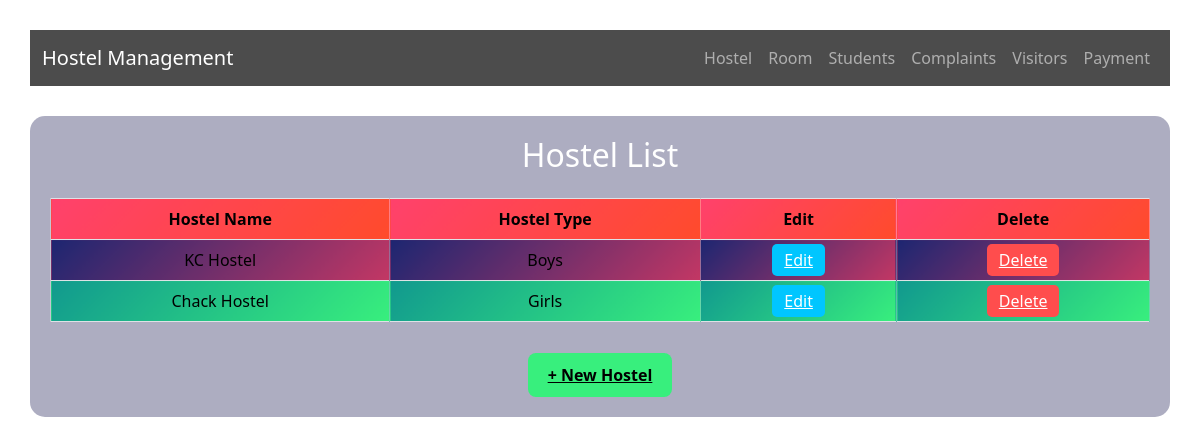
Page /hostel/ on the committed database.
### app1/models.py (models this page shows, shortened)
class Hostel(models.Model):
    HOSTEL_TYPE = (
        ('Boys', 'Boys'),
        ('Girls', 'Girls'),
    )
    name = models.CharField(max_length=100)
    hostel_type = models.CharField(max_length=10, choices=HOSTEL_TYPE)

### app1/views.py (the view)
# urls.py: path('hostel/',hostel_details,name='hostel'),
def hostel_details(request):
    data=Hostel.objects.all()
    context={
        'data':data
    }
    return render(request,'hostel/hostel.html',context)

### templates/hostel/hostel.html (shortened to what this page needs)
<!DOCTYPE html>
<html lang="en">
<head>
    <link href="https://cdn.jsdelivr.net/npm/bootstrap@5.3.2/dist/css/bootstrap.min.css" rel="stylesheet">
</head>
<body>
<nav class="navbar navbar-expand-lg navbar-dark navbar-custom">
    <div class="container">
        <a class="navbar-brand" href="{% url 'dashboard' %}">Hostel Management</a>
        <div class="collapse navbar-collapse" id="navbarNav">
            <ul class="navbar-nav ms-auto">
                <li class="nav-item"><a class="nav-link" href="{% url 'hostel' %}">Hostel</a></li>
                <li class="nav-item"><a class="nav-link" href="{% url 'room' %}">Room</a></li>
                <li class="nav-item"><a class="nav-link" href="{% url 'std' %}">Students</a></li>
                <li class="nav-item"><a class="nav-link" href="{% url 'complaint' %}">Complaints</a></li>
                <li class="nav-item"><a class="nav-link" href="{% url 'visitor' %}">Visitors</a></li>
                <li class="nav-item"><a class="nav-link" href="{% url 'pay' %}">Payment</a></li>
            </ul>
        </div>
    </div>
</nav>
<div class="container table-wrapper">
    <h2 class="text-center mb-4">Hostel List</h2>
    <div class="table-responsive">
        <table class="table table-bordered table-hover">
            <thead>
                <tr>
                    <th>Hostel Name</th>
                    <th>Hostel Type</th>
                    <th>Edit</th>
                    <th>Delete</th>
                </tr>
            </thead>
            <tbody>
                {% for x in data %}
                <tr>
                    <td>{{ x.name }}</td>
                    <td>{{ x.hostel_type }}</td>
                    <td><a href="{% url 'hst_update' x.id %}" class="btn-edit">Edit</a></td>
                    <td><a href="{% url 'hst_delete' x.id %}" class="btn-delete">Delete</a></td>
                </tr>
                {% endfor %}
            </tbody>
        </table>
    </div>
    <div class="text-center">
        <a href="{% url 'hostel_form' %}" class="btn-new">+ New Hostel</a>
    </div>
</div>
</body>
</html>

### templates/hostel/hostel.html (style rules this page uses)
body { background: url('https://wallpaperaccess.com/full/8616608.jpg') no-repeat center center fixed; background-size: cover; font-family: 'Segoe UI', Tahoma, Geneva, Verdana, sans-serif; color: #fff; padding: 30px; }
.navbar-custom { background-color: rgba(0, 0, 0, 0.7); }
.table-wrapper { background-color: rgba(50, 50, 100, 0.4); backdrop-filter: blur(12px); border-radius: 15px; padding: 20px; margin-top: 30px; animation: fadeIn 1.5s ease-in-out; }
table th, table td { text-align: center; vertical-align: middle; border: 1px solid rgba(255,255,255,0.3); padding: 12px; }
table th { background: linear-gradient(135deg, #ff416c, #ff4b2b); color: white; font-weight: bold; }
table tbody tr td { background: linear-gradient(135deg, #1d2671, #c33764); color: white; transition: 0.3s; }
table tbody tr:nth-child(even) td { background: linear-gradient(135deg, #11998e, #38ef7d); color: black; }
a.btn-edit { background-color: #00c6ff; color: white; padding: 5px 12px; border-radius: 5px; transition: 0.3s; }
a.btn-delete { background-color: #ff4d4d; color: white; padding: 5px 12px; border-radius: 5px; transition: 0.3s; }
a.btn-new { background-color: #38ef7d; color: black; font-weight: bold; padding: 10px 20px; border-radius: 8px; margin-top: 15px; display: inline-block; transition: 0.3s; }

### rows in the picture
Hostel: name "KC Hostel", hostel_type "Boys"
Hostel: name "Chack Hostel", hostel_type "Girls"
